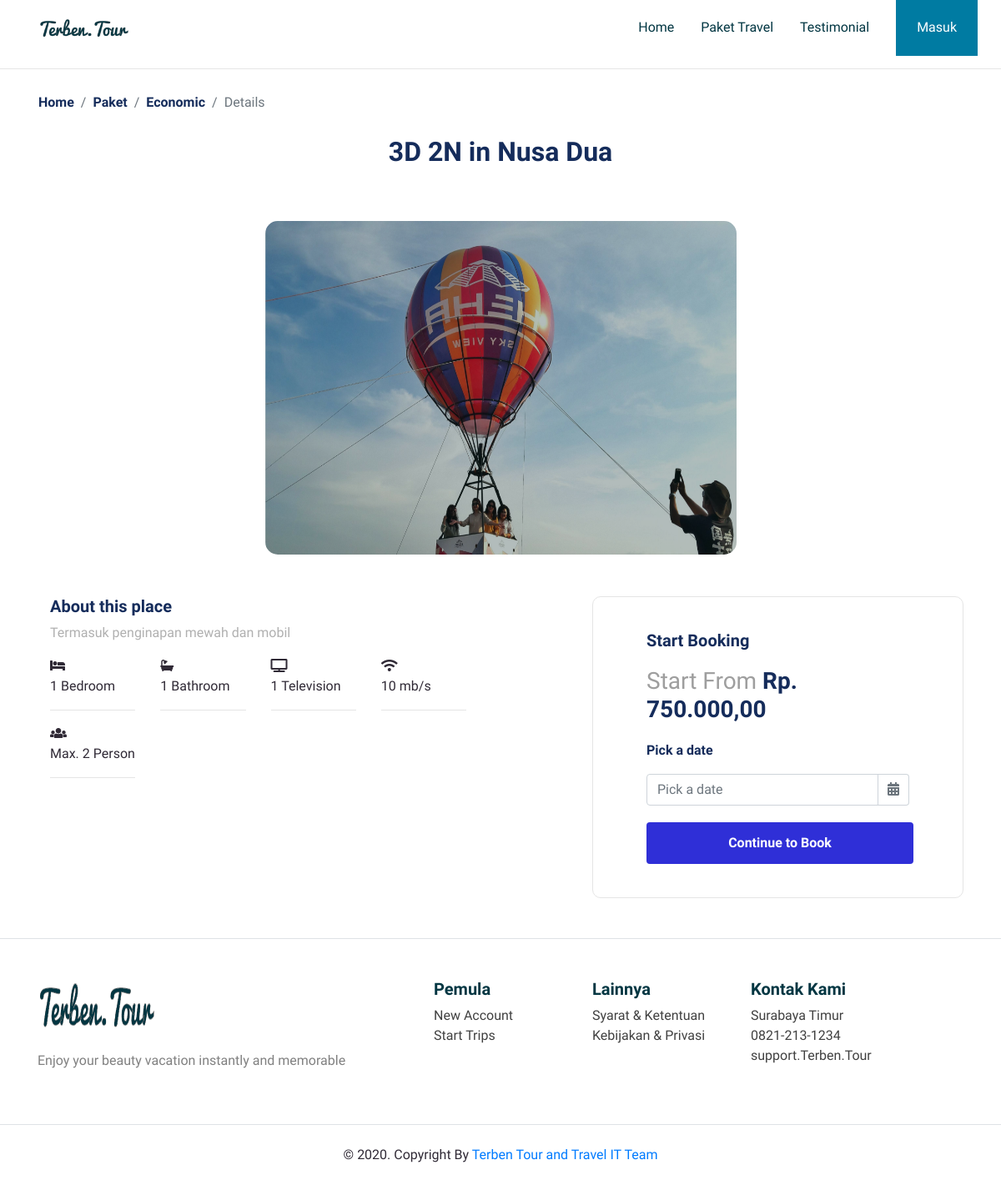
Screenshot of /Paket/Detail/5ebfcf7b83ab0 with the database file from the repository.
### tables this page shows
CREATE TABLE `paket` (
  `paket_id` varchar(20) NOT NULL,
  `admin_id` int(11) NOT NULL,
  `kategori_id` int(11) NOT NULL,
  `img_paket` varchar(100) DEFAULT NULL,
  `judul` varchar(50) NOT NULL,
  `deskripsi` text NOT NULL,
  `max_person` int(10) NOT NULL,
  `durasi` varchar(50) NOT NULL,
  `harga` int(15) NOT NULL,
  `fas_bedroom` int(15) NOT NULL,
  `fas_bathroom` int(15) NOT NULL,
  `fas_tv` int(15) NOT NULL,
  `fas_inet` int(15) NOT NULL
);

### application/controllers/Paket.php (called while the page is built, shortened)
<?php
class Paket extends CI_Controller
{
    function __construct()
    {
      $this->load->model('M_Admin');
      $this->load->model('M_Kategori');
      $this->load->model('M_Paket');
    }
    function Detail($paket_id)
    {
      $data['paket'] = $this->M_Paket->getPaket($paket_id);
      $data['kategori'] = $this->M_Kategori->getKategori();
      $this->load->view('details/details',$data);
    }
}
 ?>

### index.php (called while the page is built, shortened)
<?php
require_once BASEPATH.'core/CodeIgniter.php';

### application/models/M_Paket.php (called while the page is built, shortened)
<?php
class M_Paket extends CI_Model
{
  function getPaket($paket_id){
  $paket = $this->db->get_where('paket',array('paket_id'=>$paket_id))
          ->result();
  return $paket;
  }
}
 ?>

### application/views/details/details.php (the view, shortened to what this page needs)
<!DOCTYPE html>
<html lang="en">
<head>
    <link rel="stylesheet" href="<?= base_url('assets\frontend\libraries\bootstrap\css\bootstrap.css') ?>">
    <link href="<?= base_url('assets\frontend\libraries\font-awesome-5\css\fontawesome-all.min.css') ?>" rel="stylesheet" media="all">
    <link rel="stylesheet" href="https://cdnjs.cloudflare.com/ajax/libs/font-awesome/4.7.0/css/font-awesome.min.css">
    <link rel="stylesheet" href="<?= base_url('assets\frontend\libraries\gjigo\css\gijgo.css') ?>">
    <link rel="stylesheet" href="<?= base_url('assets\frontend\styles\main.css') ?>">
</head>
<body>
<?php $user_data = $this->session->userdata('user_data');  ?>
    <div class="container">
        <nav class="row navbar navbar-expand-lg navbar-light bg-white">
            <a href="" class="navbar-brand">
                <img src="<?= base_url('assets\frontend\images\Terben.Tour@2x.png')  ?>" alt="Logo TerbenTour">
            </a>
            <div class="collapse navbar-collapse" id="navM">
                <ul class="navbar-nav ml-auto mr-3">
                    <li class="nav-item mx-md-2">
                        <a href="<?= base_url('')  ?>" class="nav-link">Home</a>
                    </li>
                    <li class="nav-item mx-md-2">
                        <a href="<?= base_url('Paket') ?>" class="nav-link">Paket Travel</a>
                    </li>
                    <li class="nav-item mx-md-2">
                        <a href="#" class="nav-link">Testimonial</a>
                    </li>
                </ul>
                <form class="from-inline my-2 my-lg-0 d-none d-md-block">
                    <?php
                    if (null !== $user_data) { ?>
                        <div class="dropdown">
                            <button class="btn btn-login btn-navbar-right my-2 my-sm-0 px-4"  type="button" data-toggle="dropdown">
                                <?= $user_data['email'] ?>
                                <i class="fa fa-angle-down ml-2 opacity-8"></i>
                            </button>
                            <div class="dropdown-menu">
                                <a class="dropdown-item" href="<?= base_url('User/Profile');  ?>">User Account</a>
                                <a class="dropdown-item" href="<?= base_url('User/editProfile');  ?>">Setting</a>
                                <div class="dropdown-divider"></div>
                                <a class="dropdown-item" href="#" onclick="location.href='<?= base_url('Login/logout'); ?>'" type="button">Logout</a>
                            </div>
                        </div>
                    <?php } else { ?>
                        <button class="btn btn-login btn-navbar-right my-2 my-sm-0 px-4" onclick="location.href='<?= base_url('Login'); ?>'" type="button">
                            Masuk
                        </button>
                    <?php } ?>
                </form>
            </div>
        </nav>
    </div>
    <hr>
    <section class="section-details-breadcrumb">
        <div class="container">
            <div class="row ">
                <nav aria-label="breadcrumb">
                    <ol class="breadcrumb">
                        <li class="breadcrumb-item"><a href="<?= base_url('')  ?>">Home</a></li>
                        <li class="breadcrumb-item"><a href="<?= base_url('Paket') ?>">Paket</a></li>
                        <?php
                        if (isset($paket[0]->kategori_id)) {
                          if ($paket[0]->kategori_id == 1) { ?>
                            <li class="breadcrumb-item active" aria-current="page"><a href="<?= base_url('Paket/Kategori/'.$paket[0]->kategori_id)?>">Exclusive</a></li>
                          <?php } elseif ($paket[0]->kategori_id == 2) { ?>
                            <li class="breadcrumb-item active" aria-current="page"><a href="<?= base_url('Paket/Kategori/'.$paket[0]->kategori_id)?>">Business</a></li>
                          <?php } elseif ($paket[0]->kategori_id == 3) { ?>
                            <li class="breadcrumb-item active" aria-current="page"><a href="<?= base_url('Paket/Kategori/'.$paket[0]->kategori_id)?>">Economic</a></li>
                          <?php } ?>
                        <?php } ?>
                        <li class="breadcrumb-item active" aria-current="page">Details</li>
                    </ol>
                </nav>
            </div>
        </div>
    </section>
    <main>
        <section class="title-details text-center">
            <h2><?= $paket[0]->judul  ?></h2>
        </section>
        <section class="section-header-details ">
            <div class="container">
                <div class="row">
                    <div class="col-lg-12">
                        <div class="img-thumbnail-details text-center">
                            <img src="<?= base_url('/assets/frontend/images/admin/paket/'.$paket[0]->img_paket)?>" alt="">
                        </div>
                    </div>
                </div>
            </div>
        </section>
        <section class="section-content-details">
            <div class="container">
                <div class="row">
                    <div class="col-lg-7">
                        <div class="col-lg-10">
                            <div class="text-about text-justify">
                                <h5>About this place</h5>
                                <span><?= $paket[0]->deskripsi  ?></span>
                            </div>
                            <div class="features row mt-3">
                                <div class="col-md-3">
                                    <div class="description">
                                        <i class="fas fa-bed"></i>
                                        <p><?= $paket[0]->fas_bedroom  ?> Bedroom</p>
                                        <hr>
                                    </div>
                                </div>
                                <div class="col-md-3 ">
                                    <div class="description">
                                        <i class="fas fa-bath"></i>
                                        <p><?= $paket[0]->fas_bathroom  ?> Bathroom</p>
                                        <hr>
                                    </div>
                                </div>
                                <?php if ($paket[0]->fas_tv > 0): ?>
                                  <div class="col-md-3 ">
                                      <div class="description">
                                          <i class="fas fa-tv"></i>
                                          <p><?= $paket[0]->fas_tv  ?> Television</p>
                                          <hr>
                                      </div>
                                  </div>
                                <?php endif; ?>
                                <?php if ($paket[0]->fas_inet > 0): ?>
                                  <div class="col-md-3 ">
                                      <div class="description">
                                          <i class="fas fa-wifi"></i>
                                          <p><?= $paket[0]->fas_inet  ?> mb/s</p>
                                          <hr>
                                      </div>
                                  </div>
                                <?php endif; ?>
                                <div class="col-md-3 ">
                                  <div class="description">
                                    <i class="fas fa-users"></i>
                                    <p> Max. <?= $paket[0]->max_person?> Person</p>
                                    <hr>
                                  </div>
                                </div>
                            </div>
                        </div>
                    </div>
                    <div class="col-lg-5">
                        <div class="card card-booking">
                            <div class="text-booking">
                                <h5>Start Booking</h5>
                                <h3><span>Start From </span>Rp. <?= number_format($paket[0]->harga, 2, ',', '.')  ?></h3>
                                <p>Pick a date </p>
                                <div class="pick-date input-group ">
                                    <input type="text" class="form-control datepicker" id="PickDate" placeholder="Pick a date ">
                                </div>
                                <button class="btn btn-booking">Continue to Book</button>
                            </div>
                        </div>
                    </div>
                </div>
            </div>
        </section>
	</main>
	<?php require_once APPPATH."views/layout/layout.footer.php" ?>
</body>
</html>

### assets/frontend/styles/main.css (style rules this page uses)
body { background-color: #fff; font-family: 'Assistant', sans-serif; color: #302A36; }
.navbar-brand img { max-height: 40px; }
.navbar-light .navbar-nav .nav-link { color: #023642; }
.btn-navbar-right { margin-top: -10px !important; margin-bottom: -10px !important; margin-right: -18px !important; height: 70px; border-radius: 0%; }
.btn-login { background-color: #007BA2; color: white; height: 67px !important; }
.section-details-breadcrumb .breadcrumb { background-color: transparent; }
.section-details-breadcrumb .breadcrumb .breadcrumb-item a { color: #152C5B; font-weight: 600; }
.title-details h2 { color: #152C5B; font-weight: bold; }
.section-header-details { margin-top: 64px; }
.section-header-details .img-thumbnail-details img { width: 565px; height: 400px; border-radius: 15px; }
.section-content-details { margin-top: 50px; }
.section-content-details .text-about h5 { color: #152C5B; font-weight: 600; }
.section-content-details .text-about span { margin-top: 15px; color: #B0B0B0; }
.section-content-details .card-booking { border-radius: 10px; border-color: #E5E5E5; }
.section-content-details .card-booking .text-booking { margin-top: 40px; margin-bottom: 40px; margin-left: 64px; margin-right: 64px; }
.section-content-details .card-booking h5 { color: #152C5B; font-weight: 700; }
.section-content-details .card-booking h3 { margin-top: 20px; font-weight: 600; color: #152C5B; }
.section-content-details .card-booking h3 span { color: #9E9E9E; font-weight: 500; }
.section-content-details .card-booking p { font-size: 16px; margin-top: 20px; font-weight: 600; color: #152C5B; }
.section-content-details .card-booking .btn-booking { background-color: #2F2FD7; color: white; font-weight: 600; margin-top: 20px; height: 50px; width: 320px; }

### rows the page displays
paket: judul "3D 2N in Nusa Dua", img_paket (picture), deskripsi "Termasuk penginapan mewah dan mobil", fas_bedroom "1", fas_bathroom "1", fas_tv "1", fas_inet "10", max_person "2", harga "750.000,00"
